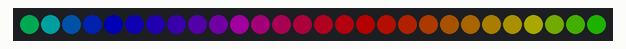
Bench run of a sketch on a simulated Arduino Uno, built with avr-gcc and run on an emulated ATmega328P. Shown: 28 RGB LEDs in strip order, left to right. Dim RGB values are drawn brighter than linear.

Above: at 0.15 s.
At 3.5 s:
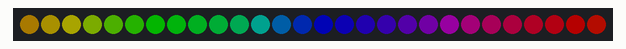
At 10.7 s:
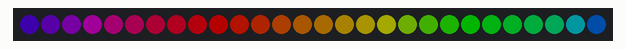
At 20.8 s:
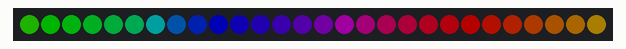
At 29.08 s:
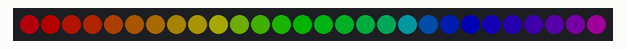
At 39.72 s:
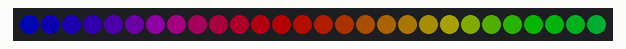

The sketch:

rainbow_beat.ino
```cpp
#include "FastLED.h"                                          // FastLED library.

// Fixed definitions cannot change on the fly.
#define LED_DT 0                                              // Data pin to connect to the strip.
#define LED_CK 1                                              // Clock pin for WS2801 or APA102.
#define COLOR_ORDER BGR                                       // It's GRB for WS2812 and BGR for APA102.
#define LED_TYPE APA102                                       // Using APA102, WS2812, WS2801. Don't forget to change LEDS.addLeds.
#define NUM_LEDS 28                                           // Number of LED's.

// Global variables can be changed on the fly.
uint8_t max_bright = 64;                                     // Overall brightness definition. It can be changed on the fly.

struct CRGB leds[NUM_LEDS];                                   // Initialize our LED array.

void setup() {
  LEDS.addLeds<LED_TYPE, LED_DT, LED_CK, COLOR_ORDER>(leds, NUM_LEDS); // Set up APA102 leds

  FastLED.setBrightness(max_bright);
  FastLED.setMaxPowerInVoltsAndMilliamps(5, 500);                      // FastLED Power management set at 5V, 500mA.
}

void loop () {
    rainbow_beat();
    FastLED.show();
}

void rainbow_beat() {
  uint8_t beatA = beatsin8(17, 0, 255);                        // Starting hue
  uint8_t beatB = beatsin8(13, 0, 255);
  fill_rainbow(leds, NUM_LEDS, (beatA+beatB)/2, 8);            // Use FastLED's fill_rainbow routine.
}
```
